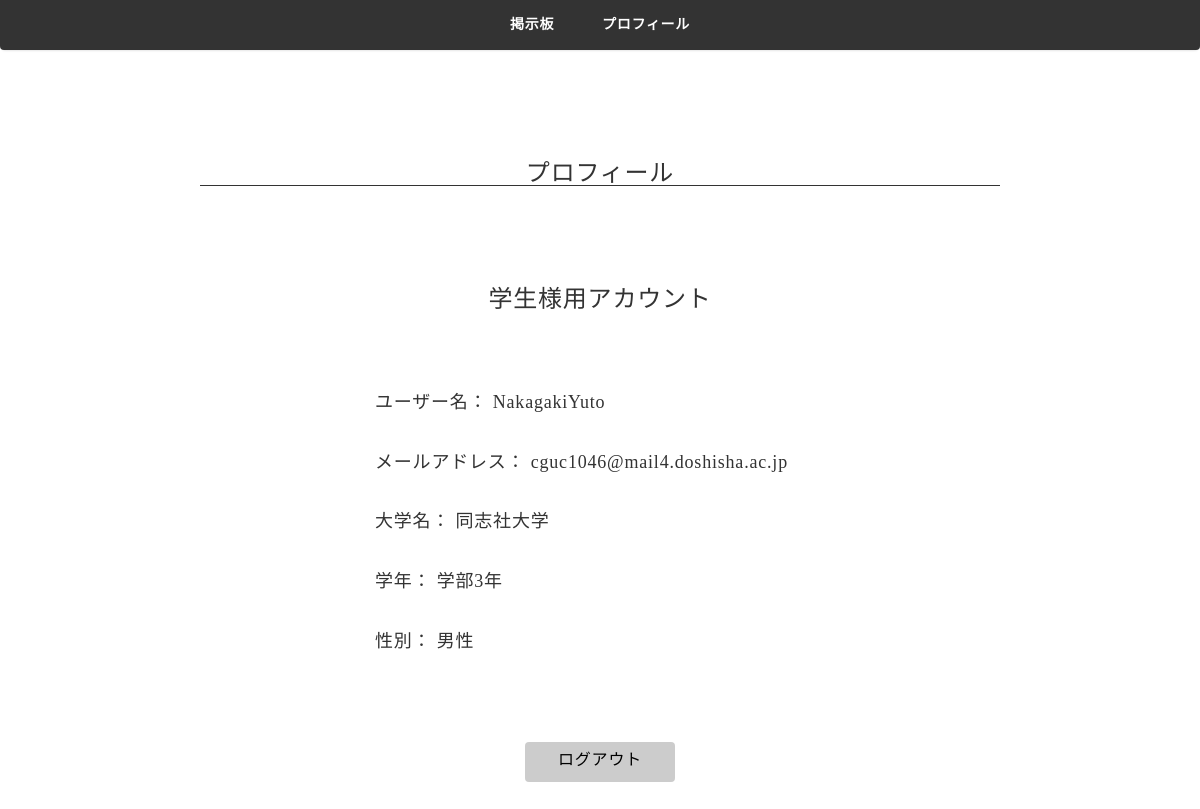
/profile/ (signed in), run on the app's committed database.
### notice_board/models.py (models this page shows, shortened)
class UserProfile(models.Model):
    user = models.OneToOneField(settings.AUTH_USER_MODEL, on_delete=models.CASCADE)
    university = models.ForeignKey('University', on_delete=models.CASCADE)
    mail = models.EmailField(max_length=70)
    grade = models.CharField("学年", max_length=6, choices=GRADE_CHOICES, blank=True)
    gender = models.CharField("性別", max_length=2, choices=GENDER_CHOICES, blank=True)
    is_university = models.BooleanField("大学様用アカウント", default=False)

class University(models.Model):
    name = models.CharField(max_length=200)
    def __str__(self):
        return self.name

### notice_board/views.py (the view)
# urls.py: path('profile/', views.ProfileView, name='profile'),
@login_required
def ProfileView(request):
    profile = UserProfile.objects.get(user=request.user)
    return render(request, 'notice_board/profilepage.html', {'request': request, 'profile': profile})

### notice_board/templates/notice_board/profilepage.html
{% extends "notice_board/base.html" %}
{% load static %}
{% block content %}
<div class="profile-section section">
    <div class="section-title profile-title">
        <h3>プロフィール</h3>
    </div>
    {% if profile.is_university %}
    <h3>大学様用アカウント</h3>
    <div class="section-body profile-body">
        <h4>ユーザー名： {{ profile.user }}</h4>
        <h4>メールアドレス： {{ profile.mail }}</h4>
        <h4>大学名： {{ profile.university }}</h4>
    </div>
    {% else %}
    <h3>学生様用アカウント</h3>
    <div class="section-body profile-body">
        <h4>ユーザー名： {{ profile.user }}</h4>
        <h4>メールアドレス： {{ profile.mail }}</h4>
        <h4>大学名： {{ profile.university }}</h4>
        <h4>学年： {{ profile.get_grade_display }}</h4>
        <h4>性別： {{ profile.get_gender_display }}</h4>
    </div>
    {% endif %}
    <a href="{% url 'logout' %}" class="btn logout-btn">ログアウト</a>
</div>
{% endblock %}

### notice_board/static/css/notice_board.css (style rules this page uses)
body { color: darkslategrey; font-family: "游ゴシック Medium", "Yu Gothic Medium", "游ゴシック体", "YuGothic", "メイリオ", "Meiryo", "ＭＳ Ｐゴシック", "MS PGothic"; font-size: 15px; line-height: 1.8; letter-spacing: .8px; word-break: break-all; color: #333; padding-top: 60px; }
a { text-decoration: none; color: black; }
.section { max-width: 800px; text-align: center; margin : 0 auto; }
.profile-body { width: 450px; margin: 80px auto 0; text-align: left; }
.profile-title h3 { margin: 100 auto; background: linear-gradient(transparent 95%, #333 20%) }
.profile-section h4 { margin: 40 auto; }
.logout-btn { margin: 50 auto; font-size: 16px; text-align: center; display: inline-block; width: 150px; height: 40px; background-color: #ccc; }

### data on the page
UserProfile: user "NakagakiYuto", mail "cguc1046@mail4.doshisha.ac.jp", university "同志社大学", grade "学部3年", gender "男性"
